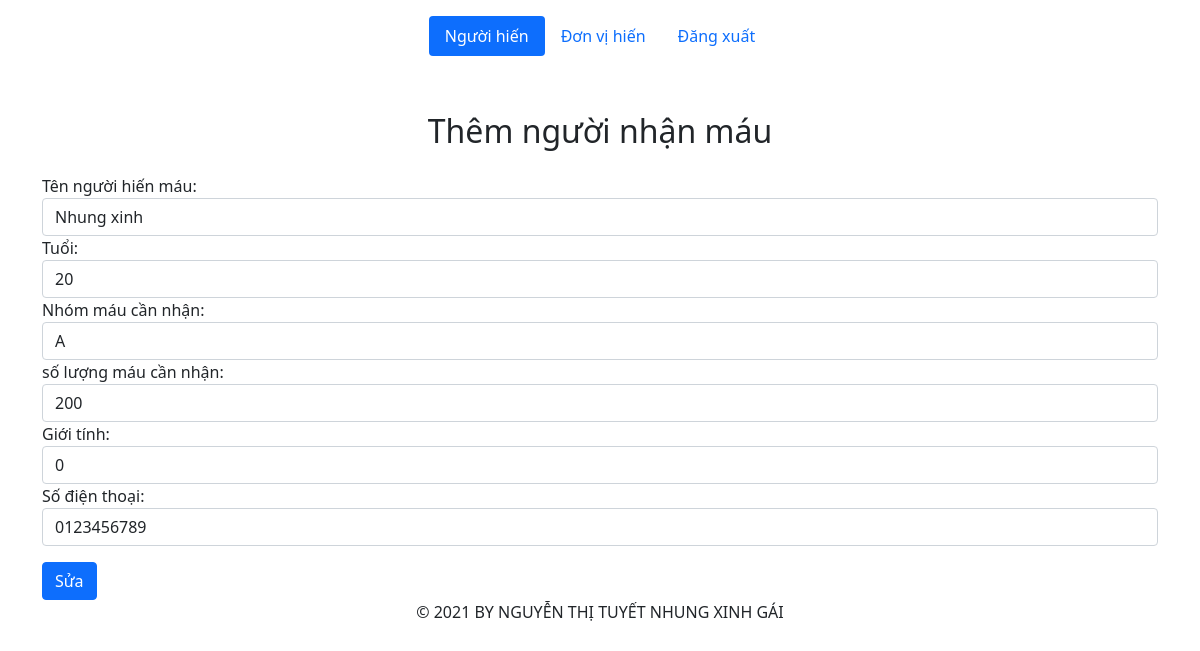
/src/update.php?id=1, run on the app's committed database.
### tables this page shows
CREATE TABLE `blood_recipient` (
  `reci_id` int(10) NOT NULL,
  `reci_name` varchar(55) NOT NULL,
  `reci_age` int(4) NOT NULL,
  `reci_bgrp` varchar(10) NOT NULL,
  `reci_bqnty` int(10) NOT NULL,
  `reci_sex` int(1) NOT NULL DEFAULT 0,
  `reci_reg_date` datetime NOT NULL DEFAULT current_timestamp(),
  `reci_phno` varchar(10) NOT NULL
);

### src/update.php (the view, shortened to what this page needs)
<?php
    require('templates/header.php');
    require("config/constants.php");
    if(isset($_GET["id"])){
        $id = $_GET["id"];
        $sql = "select * from blood_recipient where reci_id = $id";
        $query = mysqli_query($conn, $sql);
        $row = mysqli_fetch_assoc($query);
    }else{
        $_SESSION["error"] = "Lỗi không thể cập nhật người nhận";
        header("location: error.php");
    }
?>
    <div class="container">
        <h2 class="text-center" style="margin-top: 40px; margin-bottom:24px;">Thêm người nhận máu</h2>
        <form action="update.php?id=<?php echo $row["reci_id"] ?>" method = "POST">
            <div class="form-group">
                <label for="email">Tên người hiến máu:</label>
                <input type="text" class="form-control" id="email" placeholder="Nhập tên" name="name" value = "<?php echo $row["reci_name"]?>">
            </div>
            <div class="form-group">
                <label for="pwd">Tuổi:</label>
                <input type="text" class="form-control" id="email" placeholder="Nhập tuổi" name="age" value = "<?php echo $row["reci_age"]?>">
            </div>
            <div class="form-group">
                <label for="pwd">Nhóm máu cần nhận:</label>
                <input type="text" class="form-control" id="pwd" placeholder="Nhập nhóm máu" name="type" value = "<?php echo $row["reci_bgrp"]?>">
            </div>
            <div class="form-group">
                <label for="pwd">số lượng máu cần nhận:</label>
                <input type="number" class="form-control" id="pwd" placeholder="Nhập số lượng máu" name="quantity" value = "<?php echo $row["reci_bqnty"]?>">
            </div>
            <div class="form-group">
                <label for="pwd">Giới tính:</label>
                <input type="number" class="form-control" id="pwd" placeholder="Nhập giới tính (0 là nữ và 1 là nam)" name="sex" value = "<?php echo $row["reci_sex"]?>">
            </div>
            <div class="form-group">
                <label for="pwd">Số điện thoại:</label>
                <input type="number" class="form-control" id="pwd" placeholder="Nhập số điện thoại" name="phone" value = "<?php echo $row["reci_phno"]?>">
            </div>
            <button type="submit" class="btn btn-primary" style="margin-top: 16px;" name="add">Sửa</button>
        </form>
    </div>
<?php
include('templates/footer.php')
?>

### data on the page
blood_recipient: name "Nhung xinh", age "20", type "A", quantity "200", sex "0", phone "0123456789"
